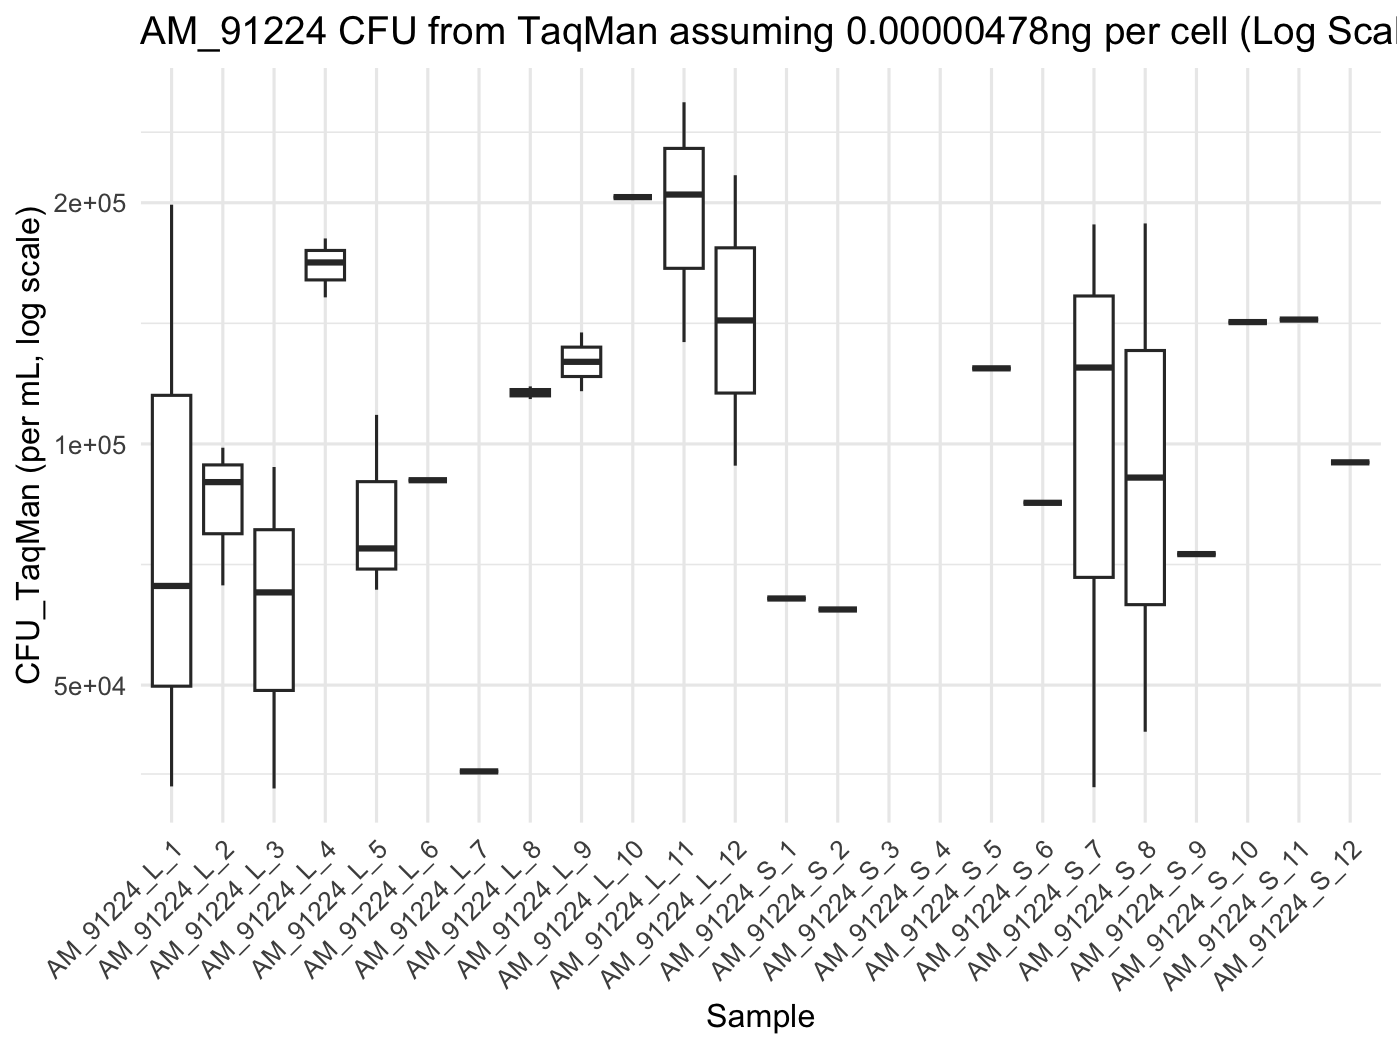

Generate this figure with R:
library(dplyr)
library(ggplot2)
library(scales)

dat_AM_91224 <- read.csv("/Users/wildtype.human/bioinformatics/cFu/cFu_AM_91224.csv")

# 20 uL of sample 500 uL of PBS
dat_AM_91224 <- dat_AM_91224 %>%
  filter(Task == "Unknown" & !is.na(Sample)) %>%
  mutate(
    Quantity = ifelse(is.na(Quantity), 0, as.numeric(Quantity)),
    CFU_TaqMan = (Quantity / 0.00478) / 0.002/(20/520))

# Define the desired order of Sample levels
ordered_samples <- c(
  paste0("AM_91224_L_", 1:12),
  paste0("AM_91224_S_", 1:12)
)

# Plot
ggplot(dat_AM_91224, aes(x = factor(Sample, levels = ordered_samples), y = CFU_TaqMan)) +
  geom_boxplot() +
  scale_y_log10() +
  theme_minimal() +
  labs(
    title = "AM_91224 CFU from TaqMan assuming 0.00000478ng per cell (Log Scale)",
    x = "Sample",
    y = "CFU_TaqMan (per mL, log scale)"
  ) +
  theme(
    axis.text.x = element_text(angle = 45, hjust = 1)
  )
